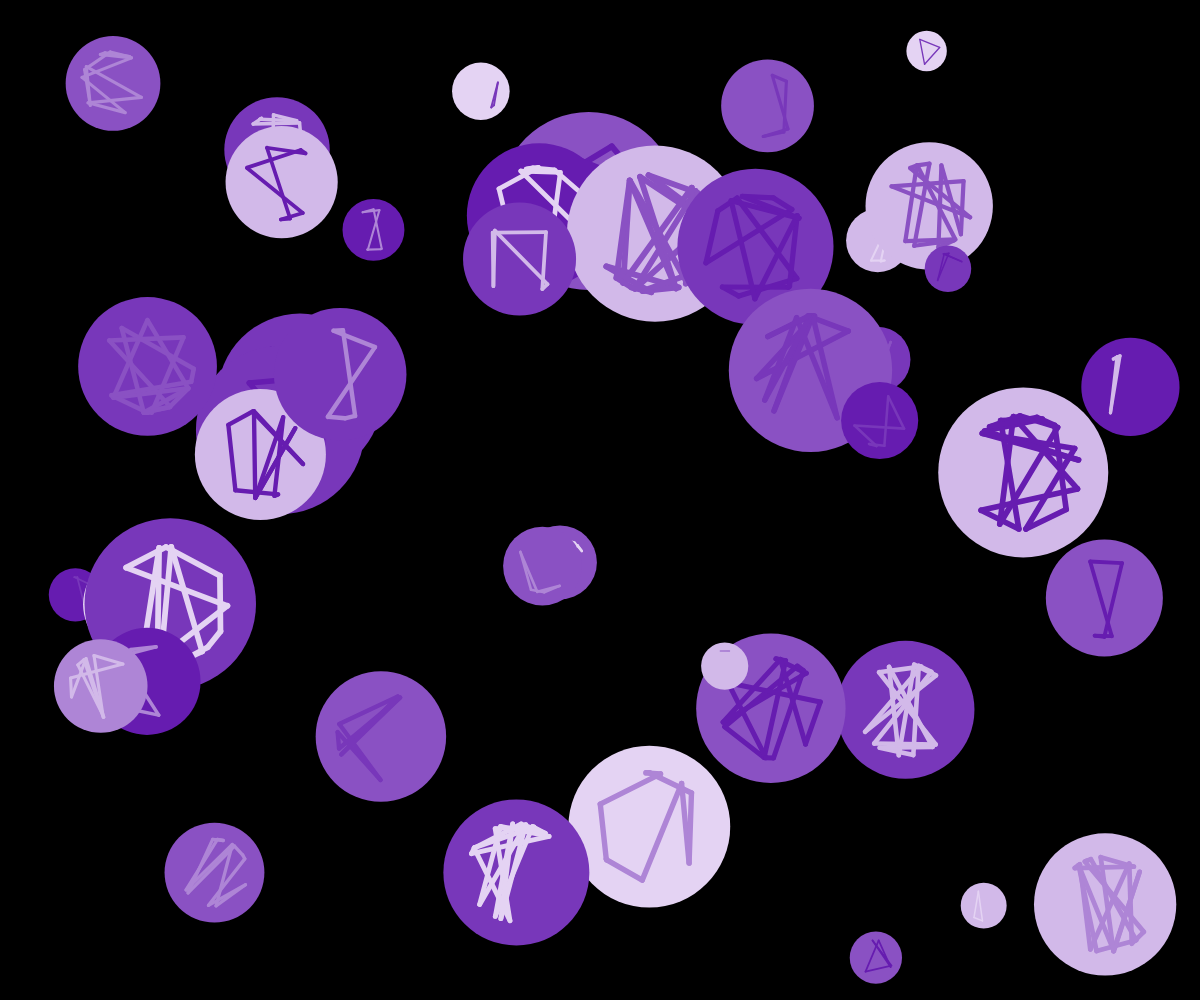
Frame 1 (no input)
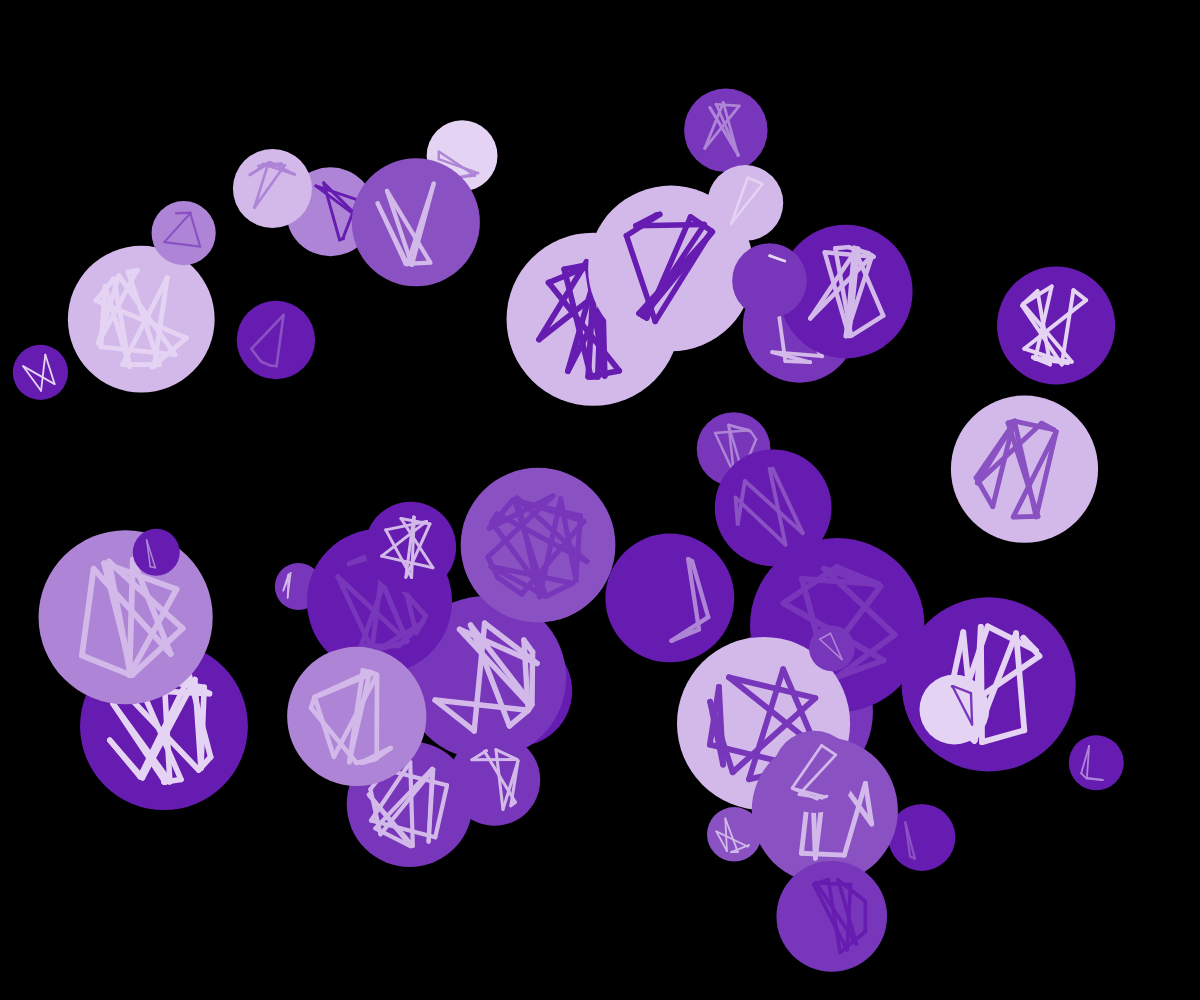
Frame 2 (the mouse pressed at the canvas centre, redrawn once)

The p5.js sketch that drew these frames (run headless with seeded random() and noise() and a simulated clock; the mouse was pressed at the canvas centre and the sketch redrawn once):

// p5.js sketch
// ── sketch.js
function setup(){
  createCanvas(windowWidth, windowHeight);
  noLoop()
}



function disegnaElemento(diametro, xC, yC){
  fill("#F06757");
      //xi yi: Coordinate iniziali
      let xi = random(-diametro / 2, diametro / 2);
      let yi = sqrt((diametro / 2) * (diametro / 2) - xi * xi);
      let pi = random(0,1)
      if(pi<0.5){ yi=-yi } ;
      xi += xC;
      yi += yC;
      //x1 y1: Coordinate del primo punto
      let x1
      let y1
      let n = Math.floor(random(diametro/15,diametro/5));
      //Ciclo for
      strokeWeight(0);
      let colori = ["#661CB0", "#7837BA", "#8A51C3", "#AE85D6", "#D2B9E9", "#E4D3F3"]
      let indiceColore = Math.floor(random(colori.length));
      fill(colori[indiceColore]);
      circle(xC,yC,1.5*diametro);
      colori.splice(indiceColore,1);
      stroke(random(colori));
      colori = ["#661CB0", "#7837BA", "#8A51C3", "#AE85D6", "#D2B9E9", "#E4D3F3"]
      for(i=0; i<n; i++){
      //x2 y2: coordinate del secondo punto
      let x2 = random(-diametro / 2, diametro / 2);
      let y2 = sqrt((diametro / 2) * (diametro / 2) - x2 * x2);
      let p2=random(0,1)
      if(p2<0.5){
          y2=-y2;
      }
      x2 += xC;
      y2 += yC;
      strokeWeight(diametro/20);
      if(i==0){
          line(xi,yi,x2,y2);
      }else if(i==n-1){
        line(x1,y1,xi,yi);
      }else{
          line(x1,y1,x2,y2);
      }
      x1=x2;
      y1=y2;
      }
}


function draw() {
  background("black");
  let max=random(30,50);
  for(let i = 0; i<max; i++){
  let diametro = random(windowWidth/50,windowWidth/10);
  let xC = random(diametro,windowWidth-diametro);
  let yC = random(diametro,windowHeight-diametro);
  disegnaElemento(diametro, xC, yC);
  };
}
